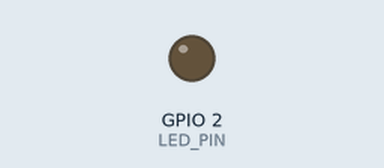
Recording of a sketch running on a simulated ESP32. On the bench: output pins drawn as LEDs (lit = HIGH). WiFi joins after 1.5 s; servers stay silent unless stated; no MQTT or app messages arrive unless stated; what the sketch prints to the serial monitor is not drawn.

Above: at 0.1 s.
At 0.7 s:
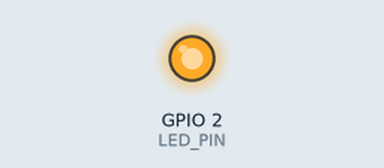
Timing chart, 0 to 2.7 s (numbered marks = the images above):
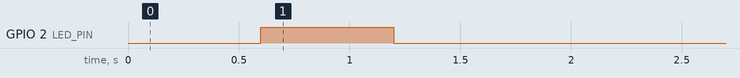

The sketch:

publish-data-template.ino
```cpp
#include <WiFi.h>
#include <WiFiManager.h> // https://github.com/tzapu/WiFiManager
#include <PubSubClient.h>

const char* mqttServer = "io.adafruit.com";
const int mqttPort = 1883;
const char* mqttUser = "username";
const char* mqttPassword = "password";
const char* clientId = "ESP32-XXX";

String feedId = "sensor";
String publishFeedUrl = ""; // Adafruit IO feed structure. Will update after user input!


#include <Ticker.h>
Ticker ticker;
int LED_PIN = 2;

WiFiClient espClient;
PubSubClient mqttClient(espClient);

void tick()
{
  //toggle state
  digitalWrite(LED_PIN, !digitalRead(LED_PIN));     // set pin to the opposite state
}

void configModeCallback (WiFiManager *myWiFiManager) {
  Serial.println("Entered config mode");
  Serial.println(WiFi.softAPIP());
  Serial.println(myWiFiManager->getConfigPortalSSID());
  ticker.attach(0.2, tick);
}

void setup() {
  Serial.begin(115200);

  pinMode(LED_PIN, OUTPUT);
  ticker.attach(0.6, tick);
  WiFiManager wm;

  //reset settings - for testing
  wm.resetSettings();

  // MQTT input fields for the manager
  WiFiManagerParameter customNodeId("id", "Node ID", clientId, 40);
  wm.addParameter(&customNodeId);
  clientId = customNodeId.getValue();

  WiFiManagerParameter customMqttServer("server", "MQTT Server", mqttServer, 40);
  wm.addParameter(&customMqttServer);
  mqttServer = customMqttServer.getValue();

  WiFiManagerParameter customMqttUser("user", "User", mqttUser, 40);
  wm.addParameter(&customMqttUser);
  mqttUser = customMqttUser.getValue();

  WiFiManagerParameter customMqttPassword("password", "Password", mqttPassword, 40);
  wm.addParameter(&customMqttPassword);
  mqttPassword = customMqttPassword.getValue();


  wm.setAPCallback(configModeCallback);
  if (!wm.autoConnect("ESP32 Node","MyEspIsFantastic")) {
    Serial.println("Failed to connect and hit timeout");
    ESP.restart();
    delay(1000);
  }

  Serial.println("Connected to Wifi");
  ticker.detach();
  digitalWrite(LED_PIN, LOW);


  // Setup MQTT connection
  mqttClient.setServer(mqttServer, mqttPort);

  while (!mqttClient.connected()) {
    Serial.println("Connecting to MQTT...");

    boolean connectionSucceeded = false;
    if (strlen(mqttPassword) == 0) {
      connectionSucceeded = mqttClient.connect(String(clientId).c_str());
    } else {
      connectionSucceeded = mqttClient.connect(String(clientId).c_str(), mqttUser, mqttPassword );
    }

    if (connectionSucceeded) {
      Serial.print("Connected to ");
      Serial.println(mqttServer);

      // Adafruit IO feed url structure
      publishFeedUrl = "";
      publishFeedUrl += mqttUser;
      publishFeedUrl += "/feeds/";

    } else {
      Serial.print("Failed with state ");
      Serial.print(mqttClient.state());
      delay(2000);
    }
  }
}

long lastRequest = millis();
void loop() {

  int sensorValue = 123;

  // Repetedly publish sensor values every X ms
  long now = millis();
  long publishTime = 10000;  // 10s
  if (now - lastRequest >= publishTime) {

    char value[100];
    sprintf(value, "%d", sensorValue);
    mqttClient.publish((char*)publishFeedUrl.c_str(), value);
    lastRequest = now;
    Serial.print("Published ");
    Serial.println(value);
  }

}
```
